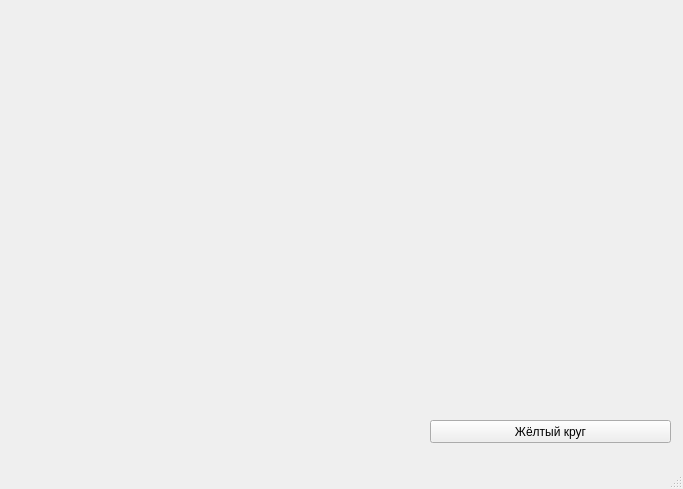
<?xml version="1.0" encoding="UTF-8"?>
<ui version="4.0">
 <class>MainWindow</class>
 <widget class="QMainWindow" name="MainWindow">
  <property name="geometry">
   <rect>
    <x>0</x>
    <y>0</y>
    <width>683</width>
    <height>489</height>
   </rect>
  </property>
  <property name="windowTitle">
   <string>MainWindow</string>
  </property>
  <widget class="QWidget" name="centralwidget">
   <widget class="QPushButton" name="pushButton">
    <property name="geometry">
     <rect>
      <x>430</x>
      <y>420</y>
      <width>241</width>
      <height>23</height>
     </rect>
    </property>
    <property name="text">
     <string>Жёлтый круг</string>
    </property>
   </widget>
  </widget>
  <widget class="QMenuBar" name="menubar">
   <property name="geometry">
    <rect>
     <x>0</x>
     <y>0</y>
     <width>683</width>
     <height>18</height>
    </rect>
   </property>
  </widget>
  <widget class="QStatusBar" name="statusbar"/>
 </widget>
 <resources/>
 <connections/>
</ui>
